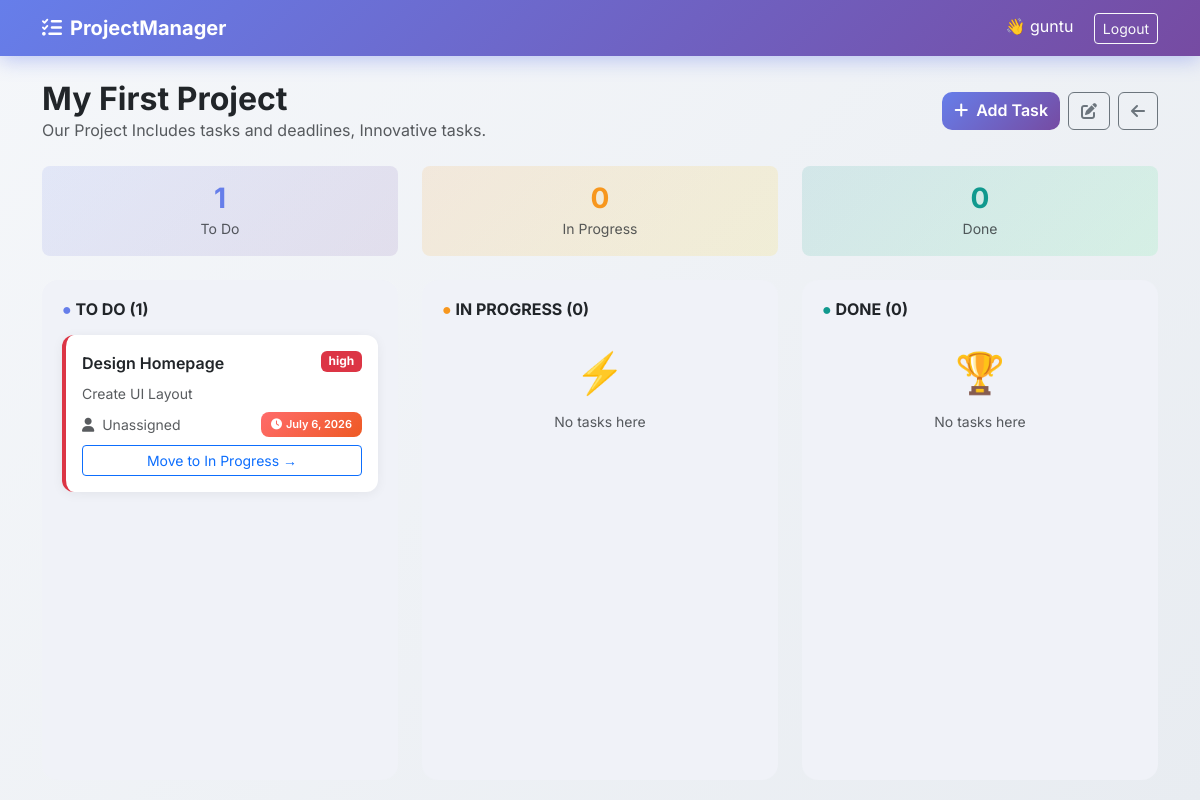
The page /project/1/ (signed in) on the database its author committed.
### tasks/models.py (models this page shows, shortened)
class Project(models.Model):
    title = models.CharField(max_length=200)
    description = models.TextField(blank=True)
    created_by = models.ForeignKey(User, on_delete=models.CASCADE, related_name='created_projects')
    members = models.ManyToManyField(User, related_name='projects', blank=True)
    created_at = models.DateTimeField(auto_now_add=True)

class Task(models.Model):
    STATUS_CHOICES = [
        ('todo','To Do'),
        ('inprogress','In Progress'),
        ('done','Done'),
    ]
    PRIORITY_CHOICES = [
        ('low','Low'),
        ('medium','Medium'),
        ('high','High'),
    ]
    project = models.ForeignKey(Project, on_delete=models.CASCADE, related_name='tasks')
    title = models.CharField(max_length=200)
    description = models.TextField(blank=True)
    assigned_to = models.ForeignKey(User, on_delete=models.SET_NULL, null=True, blank=True, related_name='assigned_tasks')
    status = models.CharField(max_length=20, choices=STATUS_CHOICES, default='todo')
    priority = models.CharField(max_length=10, choices=PRIORITY_CHOICES, default='medium')
    deadline = models.DateField(null=True, blank=True)
    created_at = models.DateTimeField(auto_now_add=True)

### tasks/views.py (the view)
# urls.py: path('project/<int:pk>/', views.project_detail, name='project_detail'),
@login_required
def project_detail(request, pk):
    project = get_object_or_404(Project, pk=pk)
    todo_tasks = project.tasks.filter(status='todo')
    inprogress_tasks = project.tasks.filter(status='inprogress')
    done_tasks = project.tasks.filter(status='done')
    return render(request, 'tasks/project_detail.html', {
        'project': project,
        'todo_tasks': todo_tasks,
        'inprogress_tasks': inprogress_tasks,
        'done_tasks': done_tasks,
    })

### tasks/templates/tasks/project_detail.html (shortened to what this page needs)
{% extends 'tasks/base.html' %}
{% block content %}
<div class="page-fade">
<div class="d-flex justify-content-between align-items-center mb-4">
    <div>
        <h2 class="fw-bold mb-0">{{ project.title }}</h2>
        <p class="text-muted mb-0">{{ project.description }}</p>
    </div>
    <div class="d-flex gap-2">
        <a href="{% url 'create_task' project.pk %}" class="btn btn-primary">
            <i class="fas fa-plus me-2"></i>Add Task
        </a>
        <a href="{% url 'edit_project' project.pk %}" class="btn btn-outline-secondary">
            <i class="fas fa-edit"></i>
        </a>
        <a href="{% url 'dashboard' %}" class="btn btn-outline-secondary">
            <i class="fas fa-arrow-left"></i>
        </a>
    </div>
</div>
<div class="row mb-4">
    <div class="col-4">
        <div class="text-center p-3 rounded-3" style="background:linear-gradient(135deg,#667eea20,#764ba220);">
            <h3 class="fw-bold mb-0" style="color:#667eea;">{{ todo_tasks.count }}</h3>
            <small class="text-muted">To Do</small>
        </div>
    </div>
    <div class="col-4">
        <div class="text-center p-3 rounded-3" style="background:linear-gradient(135deg,#f7971e20,#ffd20020);">
            <h3 class="fw-bold mb-0" style="color:#f7971e;">{{ inprogress_tasks.count }}</h3>
            <small class="text-muted">In Progress</small>
        </div>
    </div>
    <div class="col-4">
        <div class="text-center p-3 rounded-3" style="background:linear-gradient(135deg,#11998e20,#38ef7d20);">
            <h3 class="fw-bold mb-0" style="color:#11998e;">{{ done_tasks.count }}</h3>
            <small class="text-muted">Done</small>
        </div>
    </div>
</div>
<div class="row">
    <div class="col-md-4 mb-4">
        <div class="kanban-col">
            <h6 class="fw-bold mb-3 text-uppercase">
                <span style="color:#667eea;">●</span>
                To Do ({{ todo_tasks.count }})
            </h6>
            {% for task in todo_tasks %}
            <div class="task-card priority-{{ task.priority }}"
                 onclick="window.location='{% url 'task_detail' task.pk %}'">
                <div class="d-flex justify-content-between align-items-start mb-2">
                    <span class="fw-semibold">{{ task.title }}</span>
                    <span class="badge {% if task.priority == 'high' %}bg-danger{% elif task.priority == 'medium' %}bg-warning text-dark{% else %}bg-success{% endif %}">
                        {{ task.priority }}
                    </span>
                </div>
                <p class="text-muted small mb-2">{{ task.description|truncatewords:8 }}</p>
                <div class="d-flex justify-content-between align-items-center mb-2">
                    <small class="text-muted">
                        <i class="fas fa-user me-1"></i>
                        {% if task.assigned_to %}{{ task.assigned_to.username }}{% else %}Unassigned{% endif %}
                    </small>
                    {% if task.deadline %}
                    <span class="due-alert">
                        <i class="fas fa-clock me-1"></i>{{ task.deadline }}
                    </span>
                    {% endif %}
                </div>
                <form method="post" action="{% url 'update_task_status' task.pk %}">
                    <button type="submit" class="btn btn-sm btn-outline-primary w-100"
                            onclick="event.stopPropagation()">
                        Move to In Progress →
                    </button>
                </form>
            </div>
            {% empty %}
            <div class="text-center mt-4">
                <div style="font-size:40px;">📝</div>
                <p class="text-muted small mt-2">No tasks here</p>
            </div>
            {% endfor %}
        </div>
    </div>
    <div class="col-md-4 mb-4">
        <div class="kanban-col">
            <h6 class="fw-bold mb-3 text-uppercase">
                <span style="color:#f7971e;">●</span>
                In Progress ({{ inprogress_tasks.count }})
            </h6>
            {% for task in inprogress_tasks %}
            <div class="task-card priority-{{ task.priority }}"
                 onclick="window.location='{% url 'task_detail' task.pk %}'">
                <div class="d-flex justify-content-between align-items-start mb-2">
                    <span class="fw-semibold">{{ task.title }}</span>
                    <span class="badge {% if task.priority == 'high' %}bg-danger{% elif task.priority == 'medium' %}bg-warning text-dark{% else %}bg-success{% endif %}">
                        {{ task.priority }}
                    </span>
                </div>
                <p class="text-muted small mb-2">{{ task.description|truncatewords:8 }}</p>
                <div class="d-flex justify-content-between align-items-center mb-2">
                    <small class="text-muted">
                        <i class="fas fa-user me-1"></i>
                        {% if task.assigned_to %}{{ task.assigned_to.username }}{% else %}Unassigned{% endif %}
                    </small>
                    {% if task.deadline %}
                    <span class="due-alert">
                        <i class="fas fa-clock me-1"></i>{{ task.deadline }}
                    </span>
                    {% endif %}
                </div>
                <form method="post" action="{% url 'update_task_status' task.pk %}">
                    {% csrf_token %}
                    <input type="hidden" name="status" value="done">
                    <button type="submit" class="btn btn-sm btn-outline-success w-100"
                            onclick="event.stopPropagation()">
                        Move to Done ✓
                    </button>
                </form>
            </div>
            {% empty %}
            <div class="text-center mt-4">
                <div style="font-size:40px;">⚡</div>
                <p class="text-muted small mt-2">No tasks here</p>
            </div>
            {% endfor %}
        </div>
    </div>
    <div class="col-md-4 mb-4">
        <div class="kanban-col">
            <h6 class="fw-bold mb-3 text-uppercase">
                <span style="color:#11998e;">●</span>
                Done ({{ done_tasks.count }})
            </h6>
            {% for task in done_tasks %}
            <div class="task-card"
                 style="opacity:0.8;"
                 onclick="window.location='{% url 'task_detail' task.pk %}'">
                <div class="d-flex justify-content-between align-items-start mb-2">
                    <span class="fw-semibold text-decoration-line-through text-muted">
                        {{ task.title }}
                    </span>
                    <span class="badge bg-success">✓</span>
                </div>
                <small class="text-muted">
                    <i class="fas fa-user me-1"></i>
                    {% if task.assigned_to %}{{ task.assigned_to.username }}{% else %}Unassigned{% endif %}
                </small>
            </div>
            {% empty %}
            <div class="text-center mt-4">
                <div style="font-size:40px;">🏆</div>
                <p class="text-muted small mt-2">No tasks here</p>
            </div>
            {% endfor %}
        </div>
    </div>
</div>
</div>
{% endblock %}

### tasks/templates/tasks/base.html (shortened to what this page needs)
<!DOCTYPE html>
<html lang="en">
<head>
    <link href="https://cdn.jsdelivr.net/npm/bootstrap@5.3.0/dist/css/bootstrap.min.css" rel="stylesheet">
    <link href="https://cdnjs.cloudflare.com/ajax/libs/font-awesome/6.4.0/css/all.min.css" rel="stylesheet">
<body>
<nav class="navbar navbar-expand-lg navbar-dark">
    <div class="container">
        <a class="navbar-brand fw-bold" href="{% url 'dashboard' %}">
            <i class="fas fa-tasks me-2"></i>ProjectManager
        </a>
        <div class="ms-auto">
            {% if user.is_authenticated %}
            <span class="text-white me-3">👋 {{ user.username }}</span>
            <a href="{% url 'logout' %}" class="btn btn-outline-light btn-sm">Logout</a>
            {% endif %}
        </div>
    </div>
</nav>
<div class="container mt-4">
    {% block content %}{% endblock %}
</div>
</body>
</html>

### tasks/templates/tasks/base.html (style rules this page uses)
* { font-family: 'Inter', sans-serif; }
body { background: linear-gradient(135deg, #f5f7fa 0%, #e8ecf1 100%); min-height: 100vh; }
.navbar { background: linear-gradient(135deg, #667eea 0%, #764ba2 100%); box-shadow: 0 4px 20px rgba(102,126,234,0.4); }
.btn-primary { background: linear-gradient(135deg, #667eea, #764ba2); border: none; border-radius: 10px; font-weight: 600; transition: all 0.3s ease; }
.kanban-col { background: #f0f2f8; border-radius: 16px; min-height: 500px; padding: 20px; transition: background 0.3s ease; }
.task-card { background: white; border-radius: 12px; padding: 16px; margin-bottom: 12px; box-shadow: 0 2px 12px rgba(0,0,0,0.06); cursor: pointer; transition: all 0.25s ease; border-left: 4px solid transparent; }
.task-card.priority-high { border-left: 4px solid #dc3545; }
.due-alert { background: linear-gradient(135deg, #ff6b6b, #ee5a24); color: white; border-radius: 8px; padding: 4px 10px; font-size: 11px; font-weight: 600; animation: pulse 1.5s infinite; }
.page-fade { animation: fadeIn 0.4s ease; }

### rows shown on the page
Project: title "My First Project", description "Our Project Includes tasks and deadlines, Innovative tasks."
Task: title "Design Homepage", priority "high", description "Create UI Layout", shows "Unassigned", deadline "July 6, 2026"

### other values the page prints
{{ user.username }} "guntu"
{{ todo_tasks.count }} "1"
{{ inprogress_tasks.count }} "0"
{{ done_tasks.count }} "0"
